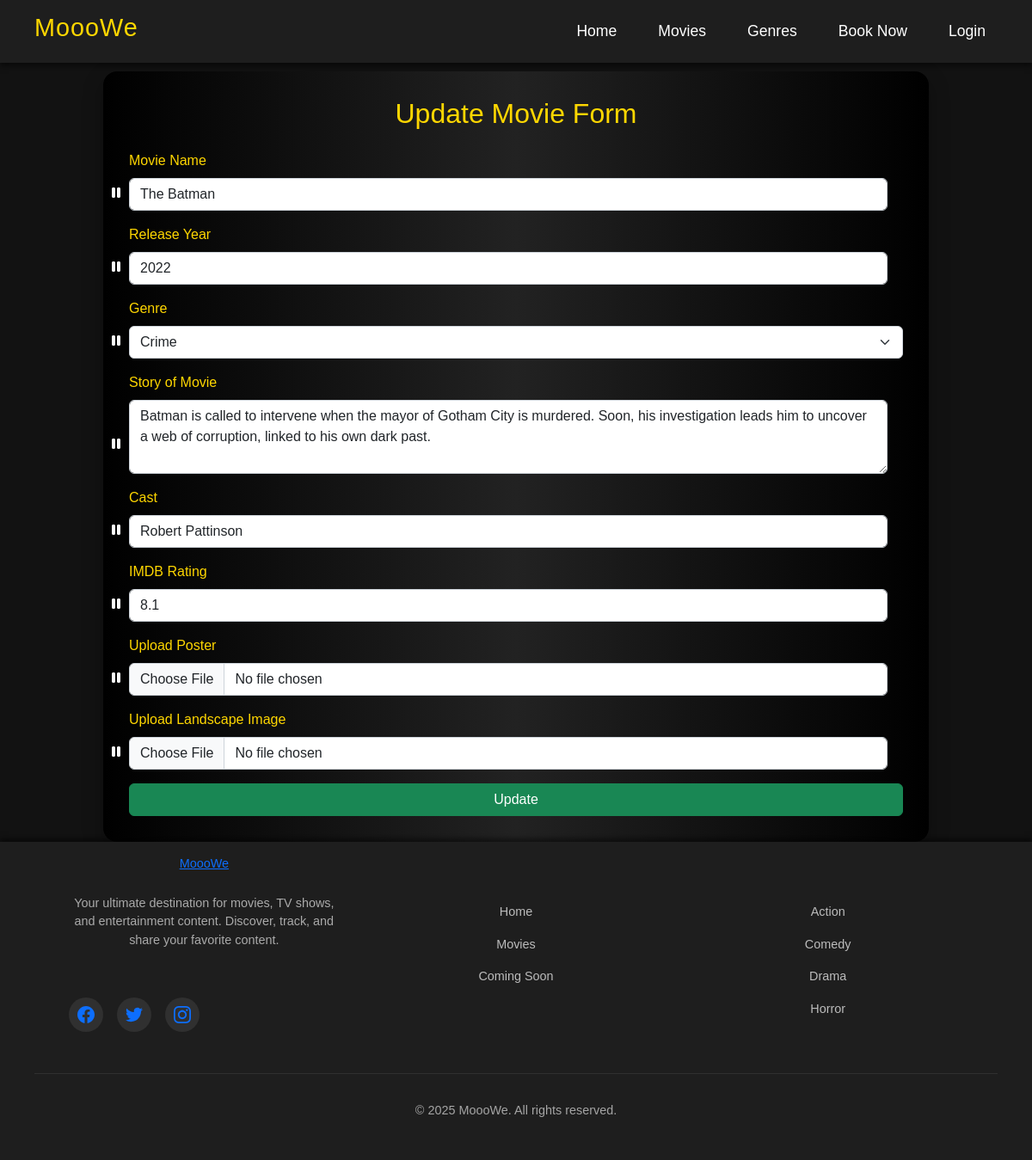
The page /update_movie/1 on the database its author committed.
### Movies/models.py (models this page shows, shortened)
class Movie(models.Model):
    name = models.CharField(max_length = 50 )
    release_year = models.IntegerField()
    genre = models.CharField(max_length =20)
    cast = models.TextField()
    story = models.TextField()
    imdb_rating = models.DecimalField(max_digits = 2 , decimal_places = 1)
    your_rating = models.DecimalField(max_digits = 2 , decimal_places = 1 , default = 0)
    watchlist = models.BooleanField(default = False)
    poster = models.ImageField()
    landscape = models.ImageField()

### Movies/views.py (the view, shortened to what this page needs)
# urls.py: path('update_movie/<int:id>' , views.update_movie_view , name = 'update_movie'),
def update_movie_view(request, id):
    movie = Movie.objects.get(id=id)
    data = {"movie": movie}
    return render(request, "movies_update_movie.html", context=data)

### Movies/templates/movies_update_movie.html (shortened to what this page needs)
{% extends 'movies_base.html' %} {% load static %} {% block content %}
<div id="main-section">
  <div id="form-container">
    <h2 class="form-name">Update Movie Form</h2>
    <form action="" method="post" enctype="multipart/form-data">
      <div class="mb-3 input-wrapper">
        <label for="movieName" class="form-label">Movie Name</label>
        <input
          type="text"
          class="form-control"
          id="movieName"
          name="movie-name"
          placeholder="Enter movie name"
          value="{{movie.name}}"
        />
      </div>
      <div class="mb-3 input-wrapper">
        <label for="releaseYear" class="form-label">Release Year</label>
        <input
          type="number"
          class="form-control"
          id="releaseYear"
          name="release-year"
          placeholder="Enter release year"
          min="1980"
          max="2025"
          value="{{movie.release_year}}"
        />
      </div>
      <div class="mb-3 input-wrapper">
        <label for="genre" class="form-label">Genre</label>
        <select class="form-select" id="genre" name="genre">
          <option selected>{{movie.genre}}</option>
        </select>
      </div>
      <div class="mb-3 input-wrapper">
        <label for="movieDescription" class="form-label">Story of Movie</label>
        <textarea
          class="form-control"
          id="movieDescription"
          name="movie-description"
          rows="3"
          placeholder="Describe the movie's story"
        >{{movie.story}}</textarea>
      </div>
      <div class="mb-3 input-wrapper">
        <label for="movieCast" class="form-label">Cast</label>
        <input
          type="text"
          class="form-control"
          id="movieCast"
          name="movie-cast"
          placeholder="Enter top stars"
          value="{{movie.cast}}"
        />
      </div>
      <div class="mb-3 input-wrapper">
        <label for="imdbRating" class="form-label">IMDB Rating</label>
        <input
          type="number"
          class="form-control"
          id="imdbRating"
          name="imdb-rating"
          placeholder="Enter IMDB rating"
          min="1"
          max="10"
          step="0.01"
          value="{{movie.imdb_rating}}"
        />
      </div>
      <div class="mb-3 input-wrapper">
        <label for="posterInput" class="form-label">Upload Poster</label>
        <input
          type="file"
          class="form-control"
          id="posterInput"
          name="poster"
          accept="image/*"
          value="{{movie.poster}}"
        />
      </div>
      <div class="mb-3 input-wrapper">
        <label for="landscapeInput" class="form-label"
          >Upload Landscape Image</label
        >
        <input
          type="file"
          class="form-control"
          id="landscapeInput"
          name="landscape"
          accept="image/*"
          value="{{movie.landscape}}"
        />
      </div>
      <button type="submit" class="btn btn-success w-100">Update</button>
    </form>
  </div>
</div>
{% endblock %}

### Movies/templates/movies_base.html (style rules this page uses)
* { margin: 0; padding: 0; box-sizing: border-box; }
body { background-color: #121212; color: white; font-family: "archivo-black", sans-serif; }

### Movies/templates/movies_update_movie.html (style rules this page uses)
body { padding: 0; margin: 0; }
#form-container { width: 80%; margin: auto; color: gold; margin-top: 10px; padding: 30px; background: linear-gradient(to right, #000000, #222, #000); border-radius: 16px; box-shadow: 0 10px 25px rgba(0, 0, 0, 0.3); animation: fadeIn 0.8s ease-in-out; }
.form-name { color: gold; text-align: center; margin-bottom: 1.5rem; font-family: 'Lucida Sans', 'Lucida Sans Regular', 'Lucida Grande', 'Lucida Sans Unicode', Geneva, Verdana, sans-serif; }
.mb-3 { position: relative; margin-bottom: 1.5rem; }
input, select, textarea { background-color: #495057; color: gold; border: 1px solid #6c757d; transition: border 0.3s, box-shadow 0.3s; }
.form-control { background-color: #666; }
.btn-success { background-color: #28a745; border: none; font-weight: bold; transition: background-color 0.3s, transform 0.2s; }
.form-control { display: block; width: 98%; padding: 0.375rem 0.75rem; font-size: 1rem; line-height: 1.5; color: #212529; background-color: #fff; background-clip: padding-box; border: 1px solid #ced4da; border-radius: 0.375rem; transition: border-color 0.15s ease-in-out, box-shadow 0.15s ease-in-out; }
.form-label { margin-bottom: 0.5rem; font-weight: 500; font-family: Arial, Helvetica, sans-serif; }
.form-select { display: block; width: 100%; padding: 0.375rem 2.25rem 0.375rem 0.75rem; font-size: 1rem; line-height: 1.5; color: #212529; background-color: #fff; border: 1px solid #ced4da; border-radius: 0.375rem; appearance: none; }
.btn { display: inline-block; font-weight: 400; line-height: 1.5; color: #212529; text-align: center; text-decoration: none; vertical-align: middle; user-select: none; background-color: transparent; border: 1px solid transparent; padding: 0.375rem 0.75rem; font-size: 1rem; border-radius: 0.375rem; transition: color 0.15s ease-in-out, background-color 0.15s ease-in-out, border-color 0.15s ease-in-out, box-shadow 0.15s ease-in-out; }
.btn-success { color: #fff; background-color: #198754; border-color: #198754; }
.w-100 { width: 100% !important; }
.mb-3 { margin-bottom: 1rem !important; }
.input-wrapper { position: relative; }
.input-wrapper::before { content: "\f04c"; font-family: "Font Awesome 6 Free"; font-weight: 900; position: absolute; left: -20px; top: 70%; transform: translateY(-50%); color: white; font-size: 1rem; transition: content 0.3s, color 0.3s; }

### rows shown on the page
Movie: movie-name "The Batman", release-year "2022", genre "Crime", movie-description "Batman is called to intervene when the mayor of Gotham City is murdered. Soon, his investigation leads him to uncover a web of corruption, linked to his own dark past.", movie-cast "Robert Pattinson", imdb-rating "8.1"
